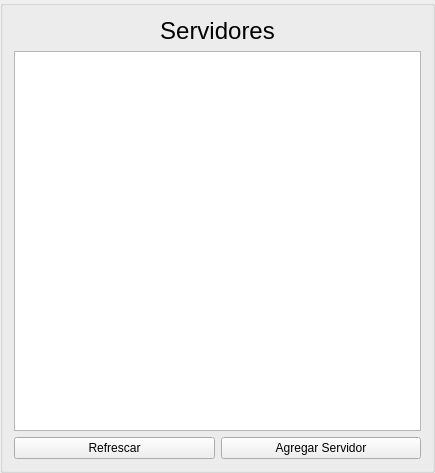
<?xml version="1.0" encoding="UTF-8"?>
<ui version="4.0">
 <class>FormIndexServidores</class>
 <widget class="QGroupBox" name="FormIndexServidores">
  <property name="geometry">
   <rect>
    <x>0</x>
    <y>0</y>
    <width>435</width>
    <height>473</height>
   </rect>
  </property>
  <property name="windowTitle">
   <string>GroupBox</string>
  </property>
  <layout class="QVBoxLayout" name="verticalLayout">
   <item>
    <widget class="QLabel" name="label">
     <property name="font">
      <font>
       <pointsize>18</pointsize>
      </font>
     </property>
     <property name="text">
      <string>Servidores</string>
     </property>
     <property name="alignment">
      <set>Qt::AlignCenter</set>
     </property>
    </widget>
   </item>
   <item>
    <widget class="QTableWidget" name="tabla_servidores">
     <property name="sizePolicy">
      <sizepolicy hsizetype="Expanding" vsizetype="Expanding">
       <horstretch>0</horstretch>
       <verstretch>0</verstretch>
      </sizepolicy>
     </property>
    </widget>
   </item>
   <item>
    <layout class="QHBoxLayout" name="horizontalLayout">
     <item>
      <widget class="QPushButton" name="btn_refresh">
       <property name="text">
        <string>Refrescar</string>
       </property>
      </widget>
     </item>
     <item>
      <widget class="QPushButton" name="btn_add_servidor">
       <property name="text">
        <string>Agregar Servidor</string>
       </property>
      </widget>
     </item>
    </layout>
   </item>
  </layout>
 </widget>
 <resources/>
 <connections/>
</ui>
